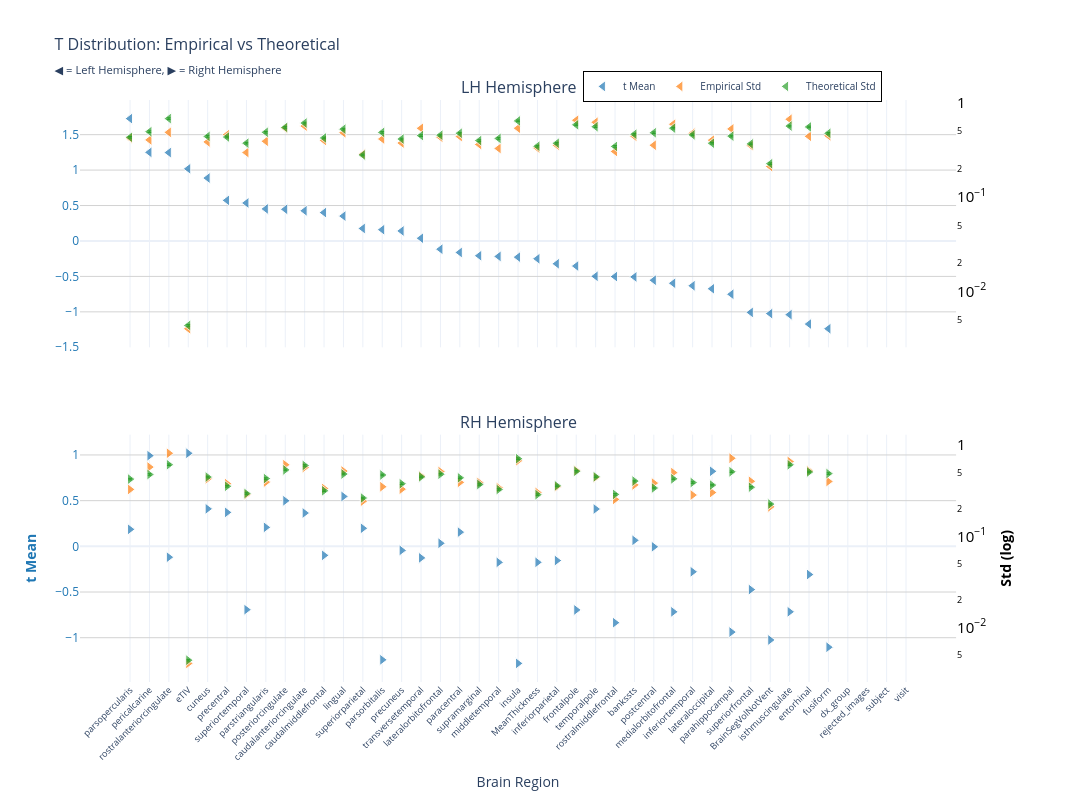
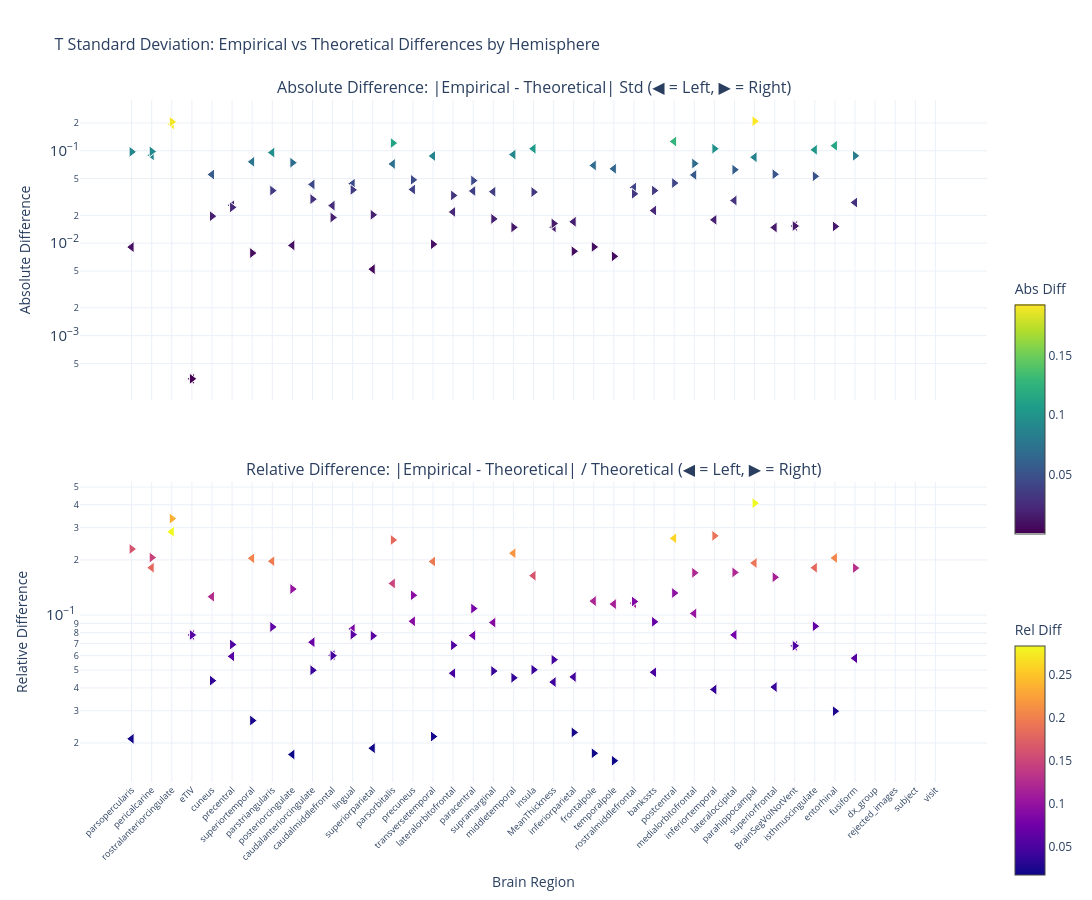

Write notebook code for charts like these, in order.
### Markdown cell above
### t-statistic

### Code cell
nu_nav = df_npvr[(df_npvr["study"] == "longitudinal") & (df_npvr["group"] == "HC-PD")]
data_path = stats_dir / f"student_longitudinal_{METRIC}.parquet"
df, stats = get_test_stats(
    data_path, stat_functions_F, nu_nav, hemisphere=True, study="longitudinal",
    raw_values=True,
)
show_figure(stats, hemisphere=True, stat_name="t", study="longitudinal", metric=METRIC)

### Figure 1 — Plotly figure (JSON) as saved in the notebook; plotly's stock layout.template omitted (floating-point values rounded to 4 significant figures)
{"data": [{"hovertemplate": "<b>%{x}</b><br>Mean t: %{y:.2f}<br><extra></extra>", "legendgroup": "mean", "marker": {"color": "#1f77b4", "line": {"color": "white", "width": 1}, "opacity": 0.7, "size": 10, "symbol": "triangle-left"}, "mode": "markers", "name": "t Mean", "showlegend": true, "type": "scatter", "x": ["parsopercularis", "pericalcarine", "rostralanteriorcingulate", "eTIV", "cuneus", "precentral", "superiortemporal", "parstriangularis", "posteriorcingulate", "caudalanteriorcingulate", "caudalmiddlefrontal", "lingual", "superiorparietal", "parsorbitalis", "precuneus", "transversetemporal", "lateralorbitofrontal", "paracentral", "supramarginal", "middletemporal", "insula", "MeanThickness", "inferiorparietal", "frontalpole", "temporalpole", "rostralmiddlefrontal", "bankssts", "postcentral", "medialorbitofrontal", "inferiortemporal", "lateraloccipital", "parahippocampal", "superiorfrontal", "BrainSegVolNotVent", "isthmuscingulate", "entorhinal", "fusiform", "dx_group", "rejected_images", "subject", "visit"], "xaxis": "x", "y": [1.726, 1.25, 1.247, 1.019, 0.8878, 0.5727, 0.5362, 0.4523, 0.4462, 0.4256, 0.4004, 0.3508, 0.1762, 0.1592, 0.1412, 0.03844, -0.1161, -0.1623, -0.2082, -0.2178, -0.228, -0.251, -0.3219, -0.3537, -0.4984, -0.5027, -0.5074, -0.5537, -0.5967, -0.632, -0.6745, -0.7518, -1.008, -1.025, -1.039, -1.172, -1.238, NaN, NaN, NaN, NaN], "yaxis": "y"}, {"hovertemplate": "<b>%{x}</b><br>Empirical Std: %{y:.3f}<br><extra></extra>", "legendgroup": "empirical", "marker": {"color": "#ff7f0e", "line": {"color": "white", "width": 1}, "opacity": 0.7, "size": 10, "symbol": "triangle-left"}, "mode": "markers", "name": "Empirical Std", "showlegend": true, "type": "scatter", "x": ["parsopercularis", "pericalcarine", "rostralanteriorcingulate", "eTIV", "cuneus", "precentral", "superiortemporal", "parstriangularis", "posteriorcingulate", "caudalanteriorcingulate", "caudalmiddlefrontal", "lingual", "superiorparietal", "parsorbitalis", "precuneus", "transversetemporal", "lateralorbitofrontal", "paracentral", "supramarginal", "middletemporal", "insula", "MeanThickness", "inferiorparietal", "frontalpole", "temporalpole", "rostralmiddlefrontal", "bankssts", "postcentral", "medialorbitofrontal", "inferiortemporal", "lateraloccipital", "parahippocampal", "superiorfrontal", "BrainSegVolNotVent", "isthmuscingulate", "entorhinal", "fusiform", "dx_group", "rejected_images", "subject", "visit"], "xaxis": "x", "y": [0.421, 0.4034, 0.4848, 0.004039, 0.3838, 0.4584, 0.2965, 0.3903, 0.5375, 0.5652, 0.3978, 0.4806, 0.2847, 0.4125, 0.3741, 0.5355, 0.4309, 0.438, 0.3607, 0.3272, 0.5362, 0.3308, 0.3545, 0.6519, 0.6202, 0.3042, 0.441, 0.3542, 0.5916, 0.4743, 0.4009, 0.5274, 0.3513, 0.2106, 0.6674, 0.4401, 0.4464, NaN, NaN, NaN, NaN], "yaxis": "y2"}, {"error_y": {"array": [0.008545, 0.00979, 0.01347, 8.702e-05, 0.008724, 0.008596, 0.0074, 0.009654, 0.01087, 0.01209, 0.00841, 0.01042, 0.005554, 0.009627, 0.008189, 0.008897, 0.008994, 0.009431, 0.007884, 0.008307, 0.01274, 0.006867, 0.007383, 0.01158, 0.01105, 0.006839, 0.00921, 0.00954, 0.01067, 0.009068, 0.00739, 0.008789, 0.007273, 0.00449, 0.01123, 0.011, 0.009416, NaN, NaN, NaN, NaN], "arrayminus": [0.008376, 0.009596, 0.0132, 8.529e-05, 0.008551, 0.008426, 0.007253, 0.009462, 0.01065, 0.01185, 0.008244, 0.01022, 0.005444, 0.009436, 0.008027, 0.00872, 0.008815, 0.009244, 0.007728, 0.008143, 0.01249, 0.006731, 0.007237, 0.01135, 0.01084, 0.006703, 0.009028, 0.009351, 0.01046, 0.008889, 0.007243, 0.008615, 0.007129, 0.0044, 0.01101, 0.01078, 0.00923, NaN, NaN, NaN, NaN], "color": "#2ca02c", "thickness": 1, "type": "data", "visible": true, "width": 2}, "hovertemplate": "<b>%{x}</b><br>Theoretical Std: %{y:.3f}<br><extra></extra>", "legendgroup": "theoretical", "marker": {"color": "#2ca02c", "line": {"color": "white", "width": 1}, "opacity": 0.7, "size": 10, "symbol": "triangle-left"}, "mode": "markers", "name": "Theoretical Std", "showlegend": true, "type": "scatter", "x": ["parsopercularis", "pericalcarine", "rostralanteriorcingulate", "eTIV", "cuneus", "precentral", "superiortemporal", "parstriangularis", "posteriorcingulate", "caudalanteriorcingulate", "caudalmiddlefrontal", "lingual", "superiorparietal", "parsorbitalis", "precuneus", "transversetemporal", "lateralorbitofrontal", "paracentral", "supramarginal", "middletemporal", "insula", "MeanThickness", "inferiorparietal", "frontalpole", "temporalpole", "rostralmiddlefrontal", "bankssts", "postcentral", "medialorbitofrontal", "inferiortemporal", "lateraloccipital", "parahippocampal", "superiorfrontal", "BrainSegVolNotVent", "isthmuscingulate", "entorhinal", "fusiform", "dx_group", "rejected_images", "subject", "visit"], "xaxis": "x", "y": [0.4301, 0.4927, 0.6778, 0.004379, 0.4391, 0.4326, 0.3724, 0.4859, 0.547, 0.6085, 0.4233, 0.5246, 0.2795, 0.4845, 0.4121, 0.4478, 0.4526, 0.4747, 0.3968, 0.4181, 0.6414, 0.3456, 0.3716, 0.5826, 0.5564, 0.3442, 0.4635, 0.4801, 0.5369, 0.4564, 0.3719, 0.4423, 0.3661, 0.226, 0.5651, 0.5534, 0.4739, NaN, NaN, NaN, NaN], "yaxis": "y2"}, {"hovertemplate": "<b>%{x}</b><br>Mean t: %{y:.2f}<br><extra></extra>", "legendgroup": "mean", "marker": {"color": "#1f77b4", "line": {"color": "white", "width": 1}, "opacity": 0.7, "size": 10, "symbol": "triangle-right"}, "mode": "markers", "name": "t Mean", "showlegend": false, "type": "scatter", "x": ["eTIV", "pericalcarine", "lateraloccipital", "supramarginal", "lingual", "posteriorcingulate", "cuneus", "temporalpole", "precentral", "caudalanteriorcingulate", "parstriangularis", "superiorparietal", "parsopercularis", "paracentral", "bankssts", "lateralorbitofrontal", "postcentral", "precuneus", "caudalmiddlefrontal", "rostralanteriorcingulate", "transversetemporal", "inferiorparietal", "MeanThickness", "middletemporal", "inferiortemporal", "entorhinal", "superiorfrontal", "superiortemporal", "frontalpole", "isthmuscingulate", "medialorbitofrontal", "rostralmiddlefrontal", "parahippocampal", "BrainSegVolNotVent", "fusiform", "parsorbitalis", "insula", "dx_group", "rejected_images", "subject", "visit"], "xaxis": "x2", "y": [1.019, 0.9923, 0.8211, 0.6864, 0.5462, 0.4985, 0.4103, 0.4085, 0.3717, 0.3649, 0.2077, 0.1974, 0.1859, 0.1554, 0.06549, 0.0334, -0.004975, -0.04425, -0.09874, -0.119, -0.1263, -0.1556, -0.1749, -0.1755, -0.2784, -0.3086, -0.4733, -0.6929, -0.696, -0.7165, -0.7168, -0.8355, -0.9382, -1.025, -1.104, -1.242, -1.281, NaN, NaN, NaN, NaN], "yaxis": "y3"}, {"hovertemplate": "<b>%{x}</b><br>Empirical Std: %{y:.3f}<br><extra></extra>", "legendgroup": "empirical", "marker": {"color": "#ff7f0e", "line": {"color": "white", "width": 1}, "opacity": 0.7, "size": 10, "symbol": "triangle-right"}, "mode": "markers", "name": "Empirical Std", "showlegend": false, "type": "scatter", "x": ["eTIV", "pericalcarine", "lateraloccipital", "supramarginal", "lingual", "posteriorcingulate", "cuneus", "temporalpole", "precentral", "caudalanteriorcingulate", "parstriangularis", "superiorparietal", "parsopercularis", "paracentral", "bankssts", "lateralorbitofrontal", "postcentral", "precuneus", "caudalmiddlefrontal", "rostralanteriorcingulate", "transversetemporal", "inferiorparietal", "MeanThickness", "middletemporal", "inferiortemporal", "entorhinal", "superiorfrontal", "superiortemporal", "frontalpole", "isthmuscingulate", "medialorbitofrontal", "rostralmiddlefrontal", "parahippocampal", "BrainSegVolNotVent", "fusiform", "parsorbitalis", "insula", "dx_group", "rejected_images", "subject", "visit"], "xaxis": "x2", "y": [0.004039, 0.5755, 0.3026, 0.3889, 0.5205, 0.6102, 0.4276, 0.4429, 0.3786, 0.5698, 0.3935, 0.2432, 0.3273, 0.3912, 0.3669, 0.5136, 0.3837, 0.3295, 0.3351, 0.8157, 0.4589, 0.35, 0.3029, 0.3415, 0.2839, 0.5235, 0.4018, 0.2871, 0.5273, 0.6625, 0.5002, 0.2544, 0.7195, 0.2106, 0.4001, 0.3502, 0.6754, NaN, NaN, NaN, NaN], "yaxis": "y4"}, {"error_y": {"array": [8.702e-05, 0.009483, 0.007252, 0.007364, 0.009593, 0.01065, 0.008886, 0.008943, 0.007038, 0.01192, 0.008555, 0.005234, 0.008436, 0.008717, 0.008026, 0.009553, 0.006737, 0.007509, 0.006282, 0.01213, 0.008925, 0.007116, 0.005694, 0.00649, 0.007732, 0.0101, 0.006878, 0.00586, 0.0103, 0.01211, 0.008495, 0.005734, 0.01015, 0.00449, 0.009701, 0.009363, 0.01413, NaN, NaN, NaN, NaN], "arrayminus": [8.529e-05, 0.009295, 0.007108, 0.007218, 0.009402, 0.01044, 0.00871, 0.008765, 0.006898, 0.01168, 0.008385, 0.005131, 0.008269, 0.008544, 0.007867, 0.009364, 0.006603, 0.00736, 0.006157, 0.01189, 0.008748, 0.006975, 0.005581, 0.006362, 0.007579, 0.009901, 0.006742, 0.005744, 0.01009, 0.01187, 0.008326, 0.00562, 0.009952, 0.0044, 0.009509, 0.009178, 0.01385, NaN, NaN, NaN, NaN], "color": "#2ca02c", "thickness": 1, "type": "data", "visible": true, "width": 2}, "hovertemplate": "<b>%{x}</b><br>Theoretical Std: %{y:.3f}<br><extra></extra>", "legendgroup": "theoretical", "marker": {"color": "#2ca02c", "line": {"color": "white", "width": 1}, "opacity": 0.7, "size": 10, "symbol": "triangle-right"}, "mode": "markers", "name": "Theoretical Std", "showlegend": false, "type": "scatter", "x": ["eTIV", "pericalcarine", "lateraloccipital", "supramarginal", "lingual", "posteriorcingulate", "cuneus", "temporalpole", "precentral", "caudalanteriorcingulate", "parstriangularis", "superiorparietal", "parsopercularis", "paracentral", "bankssts", "lateralorbitofrontal", "postcentral", "precuneus", "caudalmiddlefrontal", "rostralanteriorcingulate", "transversetemporal", "inferiorparietal", "MeanThickness", "middletemporal", "inferiortemporal", "entorhinal", "superiorfrontal", "superiortemporal", "frontalpole", "isthmuscingulate", "medialorbitofrontal", "rostralmiddlefrontal", "parahippocampal", "BrainSegVolNotVent", "fusiform", "parsorbitalis", "insula", "dx_group", "rejected_images", "subject", "visit"], "xaxis": "x2", "y": [0.004379, 0.4773, 0.365, 0.3706, 0.4828, 0.5359, 0.4472, 0.4501, 0.3542, 0.5998, 0.4306, 0.2634, 0.4246, 0.4387, 0.4039, 0.4808, 0.339, 0.3779, 0.3161, 0.6106, 0.4492, 0.3581, 0.2866, 0.3266, 0.3891, 0.5084, 0.3462, 0.2949, 0.5182, 0.6096, 0.4275, 0.2886, 0.511, 0.226, 0.4883, 0.4712, 0.7111, NaN, NaN, NaN, NaN], "yaxis": "y4"}], "layout": {"annotations": [{"font": {"size": 16}, "showarrow": false, "text": "LH Hemisphere", "x": 0.47, "xanchor": "center", "xref": "paper", "y": 1, "yanchor": "bottom", "yref": "paper"}, {"font": {"size": 16}, "showarrow": false, "text": "RH Hemisphere", "x": 0.47, "xanchor": "center", "xref": "paper", "y": 0.425, "yanchor": "bottom", "yref": "paper"}], "height": 800, "hovermode": "x", "legend": {"bgcolor": "rgba(255, 255, 255, 0.9)", "bordercolor": "black", "borderwidth": 1, "font": {"size": 10}, "orientation": "h", "x": 0.7, "xanchor": "center", "y": 1.05}, "title": {"font": {"size": 16}, "text": "T Distribution: Empirical vs Theoretical<br><sub>◀ = Left Hemisphere, ▶ = Right Hemisphere</sub>"}, "width": 1400, "xaxis": {"anchor": "y", "domain": [0, 0.94], "matches": "x2", "showticklabels": false}, "xaxis2": {"anchor": "y3", "domain": [0, 0.94], "tickangle": -45, "tickfont": {"size": 9}, "title": {"text": "Brain Region"}}, "yaxis": {"anchor": "x", "domain": [0.575, 1], "gridcolor": "lightgray", "showgrid": true, "tickfont": {"color": "#1f77b4"}, "title": {"font": {"color": "#1f77b4"}, "text": ""}}, "yaxis2": {"anchor": "x", "exponentformat": "power", "overlaying": "y", "showgrid": false, "side": "right", "tickfont": {"color": "black"}, "title": {"font": {"color": "black"}, "text": ""}, "type": "log"}, "yaxis3": {"anchor": "x2", "domain": [0, 0.425], "gridcolor": "lightgray", "showgrid": true, "tickfont": {"color": "#1f77b4"}, "title": {"font": {"color": "#1f77b4"}, "text": "<b>t Mean</b>"}}, "yaxis4": {"anchor": "x2", "exponentformat": "power", "overlaying": "y3", "showgrid": false, "side": "right", "tickfont": {"color": "black"}, "title": {"font": {"color": "black"}, "text": "<b>Std (log)</b>"}, "type": "log"}}}

### Figure 2 — Plotly figure (JSON) as saved in the notebook; plotly's stock layout.template omitted (floating-point values rounded to 4 significant figures)
{"data": [{"hovertemplate": "<b>%{x}</b><br>Hemisphere: %{text}<br>Abs Diff: %{y:.4f}<br><extra></extra>", "legendgroup": "abs_lh", "marker": {"color": [0.009065, 0.08931, 0.193, 0.0003408, 0.0553, 0.02572, 0.07595, 0.0956, 0.009465, 0.04322, 0.02549, 0.04397, 0.005236, 0.07203, 0.03809, 0.08773, 0.02177, 0.03667, 0.03607, 0.09089, 0.1052, 0.01487, 0.01705, 0.06937, 0.0638, 0.03994, 0.02256, 0.1259, 0.05472, 0.01789, 0.02896, 0.08502, 0.01479, 0.01534, 0.1023, 0.1133, 0.02753, NaN, NaN, NaN, NaN], "colorbar": {"len": 0.4, "title": {"text": "Abs Diff"}, "y": 0.75, "yanchor": "top"}, "colorscale": [[0, "#440154"], [0.1111, "#482878"], [0.2222, "#3e4989"], [0.3333, "#31688e"], [0.4444, "#26828e"], [0.5556, "#1f9e89"], [0.6667, "#35b779"], [0.7778, "#6ece58"], [0.8889, "#b5de2b"], [1, "#fde725"]], "line": {"color": "white", "width": 1}, "showscale": true, "size": 10, "symbol": "triangle-left"}, "mode": "markers", "name": "Absolute (lh)", "showlegend": false, "text": ["lh", "lh", "lh", "lh", "lh", "lh", "lh", "lh", "lh", "lh", "lh", "lh", "lh", "lh", "lh", "lh", "lh", "lh", "lh", "lh", "lh", "lh", "lh", "lh", "lh", "lh", "lh", "lh", "lh", "lh", "lh", "lh", "lh", "lh", "lh", "lh", "lh", "lh", "lh", "lh", "lh"], "type": "scatter", "x": ["parsopercularis", "pericalcarine", "rostralanteriorcingulate", "eTIV", "cuneus", "precentral", "superiortemporal", "parstriangularis", "posteriorcingulate", "caudalanteriorcingulate", "caudalmiddlefrontal", "lingual", "superiorparietal", "parsorbitalis", "precuneus", "transversetemporal", "lateralorbitofrontal", "paracentral", "supramarginal", "middletemporal", "insula", "MeanThickness", "inferiorparietal", "frontalpole", "temporalpole", "rostralmiddlefrontal", "bankssts", "postcentral", "medialorbitofrontal", "inferiortemporal", "lateraloccipital", "parahippocampal", "superiorfrontal", "BrainSegVolNotVent", "isthmuscingulate", "entorhinal", "fusiform", "dx_group", "rejected_images", "subject", "visit"], "xaxis": "x", "y": [0.009065, 0.08931, 0.193, 0.0003408, 0.0553, 0.02572, 0.07595, 0.0956, 0.009465, 0.04322, 0.02549, 0.04397, 0.005236, 0.07203, 0.03809, 0.08773, 0.02177, 0.03667, 0.03607, 0.09089, 0.1052, 0.01487, 0.01705, 0.06937, 0.0638, 0.03994, 0.02256, 0.1259, 0.05472, 0.01789, 0.02896, 0.08502, 0.01479, 0.01534, 0.1023, 0.1133, 0.02753, NaN, NaN, NaN, NaN], "yaxis": "y"}, {"hovertemplate": "<b>%{x}</b><br>Hemisphere: %{text}<br>Rel Diff: %{y:.2%}<br><extra></extra>", "legendgroup": "rel_lh", "marker": {"color": [0.02108, 0.1813, 0.2847, 0.07782, 0.126, 0.05945, 0.2039, 0.1968, 0.0173, 0.07103, 0.06022, 0.08382, 0.01873, 0.1487, 0.09242, 0.1959, 0.04809, 0.07725, 0.09089, 0.2174, 0.1639, 0.04302, 0.04588, 0.1191, 0.1147, 0.116, 0.04867, 0.2622, 0.1019, 0.03919, 0.07788, 0.1922, 0.0404, 0.06787, 0.1811, 0.2047, 0.05808, NaN, NaN, NaN, NaN], "colorbar": {"len": 0.4, "title": {"text": "Rel Diff"}, "y": 0.25, "yanchor": "top"}, "colorscale": [[0, "#0d0887"], [0.1111, "#46039f"], [0.2222, "#7201a8"], [0.3333, "#9c179e"], [0.4444, "#bd3786"], [0.5556, "#d8576b"], [0.6667, "#ed7953"], [0.7778, "#fb9f3a"], [0.8889, "#fdca26"], [1, "#f0f921"]], "line": {"color": "white", "width": 1}, "showscale": true, "size": 10, "symbol": "triangle-left"}, "mode": "markers", "name": "Relative (lh)", "showlegend": false, "text": ["lh", "lh", "lh", "lh", "lh", "lh", "lh", "lh", "lh", "lh", "lh", "lh", "lh", "lh", "lh", "lh", "lh", "lh", "lh", "lh", "lh", "lh", "lh", "lh", "lh", "lh", "lh", "lh", "lh", "lh", "lh", "lh", "lh", "lh", "lh", "lh", "lh", "lh", "lh", "lh", "lh"], "type": "scatter", "x": ["parsopercularis", "pericalcarine", "rostralanteriorcingulate", "eTIV", "cuneus", "precentral", "superiortemporal", "parstriangularis", "posteriorcingulate", "caudalanteriorcingulate", "caudalmiddlefrontal", "lingual", "superiorparietal", "parsorbitalis", "precuneus", "transversetemporal", "lateralorbitofrontal", "paracentral", "supramarginal", "middletemporal", "insula", "MeanThickness", "inferiorparietal", "frontalpole", "temporalpole", "rostralmiddlefrontal", "bankssts", "postcentral", "medialorbitofrontal", "inferiortemporal", "lateraloccipital", "parahippocampal", "superiorfrontal", "BrainSegVolNotVent", "isthmuscingulate", "entorhinal", "fusiform", "dx_group", "rejected_images", "subject", "visit"], "xaxis": "x2", "y": [0.02108, 0.1813, 0.2847, 0.07782, 0.126, 0.05945, 0.2039, 0.1968, 0.0173, 0.07103, 0.06022, 0.08382, 0.01873, 0.1487, 0.09242, 0.1959, 0.04809, 0.07725, 0.09089, 0.2174, 0.1639, 0.04302, 0.04588, 0.1191, 0.1147, 0.116, 0.04867, 0.2622, 0.1019, 0.03919, 0.07788, 0.1922, 0.0404, 0.06787, 0.1811, 0.2047, 0.05808, NaN, NaN, NaN, NaN], "yaxis": "y2"}, {"hovertemplate": "<b>%{x}</b><br>Hemisphere: %{text}<br>Abs Diff: %{y:.4f}<br><extra></extra>", "legendgroup": "abs_rh", "marker": {"color": [0.0003408, 0.09827, 0.06235, 0.01832, 0.03773, 0.07427, 0.01959, 0.007201, 0.02442, 0.02995, 0.03705, 0.02027, 0.09729, 0.04756, 0.03706, 0.03285, 0.04469, 0.04843, 0.01896, 0.2051, 0.009746, 0.008181, 0.01634, 0.01482, 0.1053, 0.01517, 0.05565, 0.00782, 0.009109, 0.0529, 0.07267, 0.03419, 0.2085, 0.01534, 0.08813, 0.121, 0.03571, NaN, NaN, NaN, NaN], "colorbar": {"len": 0.4, "title": {"text": "Abs Diff"}, "y": 0.75, "yanchor": "top"}, "colorscale": [[0, "#440154"], [0.1111, "#482878"], [0.2222, "#3e4989"], [0.3333, "#31688e"], [0.4444, "#26828e"], [0.5556, "#1f9e89"], [0.6667, "#35b779"], [0.7778, "#6ece58"], [0.8889, "#b5de2b"], [1, "#fde725"]], "line": {"color": "white", "width": 1}, "showscale": false, "size": 10, "symbol": "triangle-right"}, "mode": "markers", "name": "Absolute (rh)", "showlegend": false, "text": ["rh", "rh", "rh", "rh", "rh", "rh", "rh", "rh", "rh", "rh", "rh", "rh", "rh", "rh", "rh", "rh", "rh", "rh", "rh", "rh", "rh", "rh", "rh", "rh", "rh", "rh", "rh", "rh", "rh", "rh", "rh", "rh", "rh", "rh", "rh", "rh", "rh", "rh", "rh", "rh", "rh"], "type": "scatter", "x": ["eTIV", "pericalcarine", "lateraloccipital", "supramarginal", "lingual", "posteriorcingulate", "cuneus", "temporalpole", "precentral", "caudalanteriorcingulate", "parstriangularis", "superiorparietal", "parsopercularis", "paracentral", "bankssts", "lateralorbitofrontal", "postcentral", "precuneus", "caudalmiddlefrontal", "rostralanteriorcingulate", "transversetemporal", "inferiorparietal", "MeanThickness", "middletemporal", "inferiortemporal", "entorhinal", "superiorfrontal", "superiortemporal", "frontalpole", "isthmuscingulate", "medialorbitofrontal", "rostralmiddlefrontal", "parahippocampal", "BrainSegVolNotVent", "fusiform", "parsorbitalis", "insula", "dx_group", "rejected_images", "subject", "visit"], "xaxis": "x", "y": [0.0003408, 0.09827, 0.06235, 0.01832, 0.03773, 0.07427, 0.01959, 0.007201, 0.02442, 0.02995, 0.03705, 0.02027, 0.09729, 0.04756, 0.03706, 0.03285, 0.04469, 0.04843, 0.01896, 0.2051, 0.009746, 0.008181, 0.01634, 0.01482, 0.1053, 0.01517, 0.05565, 0.00782, 0.009109, 0.0529, 0.07267, 0.03419, 0.2085, 0.01534, 0.08813, 0.121, 0.03571, NaN, NaN, NaN, NaN], "yaxis": "y"}, {"hovertemplate": "<b>%{x}</b><br>Hemisphere: %{text}<br>Rel Diff: %{y:.2%}<br><extra></extra>", "legendgroup": "rel_rh", "marker": {"color": [0.07782, 0.2059, 0.1708, 0.04943, 0.07814, 0.1386, 0.0438, 0.016, 0.06894, 0.04994, 0.08605, 0.07693, 0.2291, 0.1084, 0.09176, 0.06832, 0.1318, 0.1281, 0.05998, 0.3359, 0.0217, 0.02284, 0.057, 0.04539, 0.2705, 0.02985, 0.1607, 0.02652, 0.01758, 0.08679, 0.17, 0.1185, 0.408, 0.06787, 0.1805, 0.2568, 0.05022, NaN, NaN, NaN, NaN], "colorbar": {"len": 0.4, "title": {"text": "Rel Diff"}, "y": 0.25, "yanchor": "top"}, "colorscale": [[0, "#0d0887"], [0.1111, "#46039f"], [0.2222, "#7201a8"], [0.3333, "#9c179e"], [0.4444, "#bd3786"], [0.5556, "#d8576b"], [0.6667, "#ed7953"], [0.7778, "#fb9f3a"], [0.8889, "#fdca26"], [1, "#f0f921"]], "line": {"color": "white", "width": 1}, "showscale": false, "size": 10, "symbol": "triangle-right"}, "mode": "markers", "name": "Relative (rh)", "showlegend": false, "text": ["rh", "rh", "rh", "rh", "rh", "rh", "rh", "rh", "rh", "rh", "rh", "rh", "rh", "rh", "rh", "rh", "rh", "rh", "rh", "rh", "rh", "rh", "rh", "rh", "rh", "rh", "rh", "rh", "rh", "rh", "rh", "rh", "rh", "rh", "rh", "rh", "rh", "rh", "rh", "rh", "rh"], "type": "scatter", "x": ["eTIV", "pericalcarine", "lateraloccipital", "supramarginal", "lingual", "posteriorcingulate", "cuneus", "temporalpole", "precentral", "caudalanteriorcingulate", "parstriangularis", "superiorparietal", "parsopercularis", "paracentral", "bankssts", "lateralorbitofrontal", "postcentral", "precuneus", "caudalmiddlefrontal", "rostralanteriorcingulate", "transversetemporal", "inferiorparietal", "MeanThickness", "middletemporal", "inferiortemporal", "entorhinal", "superiorfrontal", "superiortemporal", "frontalpole", "isthmuscingulate", "medialorbitofrontal", "rostralmiddlefrontal", "parahippocampal", "BrainSegVolNotVent", "fusiform", "parsorbitalis", "insula", "dx_group", "rejected_images", "subject", "visit"], "xaxis": "x2", "y": [0.07782, 0.2059, 0.1708, 0.04943, 0.07814, 0.1386, 0.0438, 0.016, 0.06894, 0.04994, 0.08605, 0.07693, 0.2291, 0.1084, 0.09176, 0.06832, 0.1318, 0.1281, 0.05998, 0.3359, 0.0217, 0.02284, 0.057, 0.04539, 0.2705, 0.02985, 0.1607, 0.02652, 0.01758, 0.08679, 0.17, 0.1185, 0.408, 0.06787, 0.1805, 0.2568, 0.05022, NaN, NaN, NaN, NaN], "yaxis": "y2"}], "layout": {"annotations": [{"font": {"size": 16}, "showarrow": false, "text": "Absolute Difference: |Empirical - Theoretical| Std (◀ = Left, ▶ = Right)", "x": 0.5, "xanchor": "center", "xref": "paper", "y": 1, "yanchor": "bottom", "yref": "paper"}, {"font": {"size": 16}, "showarrow": false, "text": "Relative Difference: |Empirical - Theoretical| / Theoretical (◀ = Left, ▶ = Right)", "x": 0.5, "xanchor": "center", "xref": "paper", "y": 0.44, "yanchor": "bottom", "yref": "paper"}], "height": 900, "hovermode": "x unified", "showlegend": false, "title": {"font": {"size": 16}, "text": "T Standard Deviation: Empirical vs Theoretical Differences by Hemisphere"}, "width": 1400, "xaxis": {"anchor": "y", "domain": [0, 1], "showticklabels": false}, "xaxis2": {"anchor": "y2", "domain": [0, 1], "tickangle": -45, "tickfont": {"size": 9}, "title": {"text": "Brain Region"}}, "yaxis": {"anchor": "x", "domain": [0.56, 1], "exponentformat": "power", "title": {"text": "Absolute Difference"}, "type": "log"}, "yaxis2": {"anchor": "x2", "domain": [0, 0.44], "exponentformat": "power", "title": {"text": "Relative Difference"}, "type": "log"}}}
